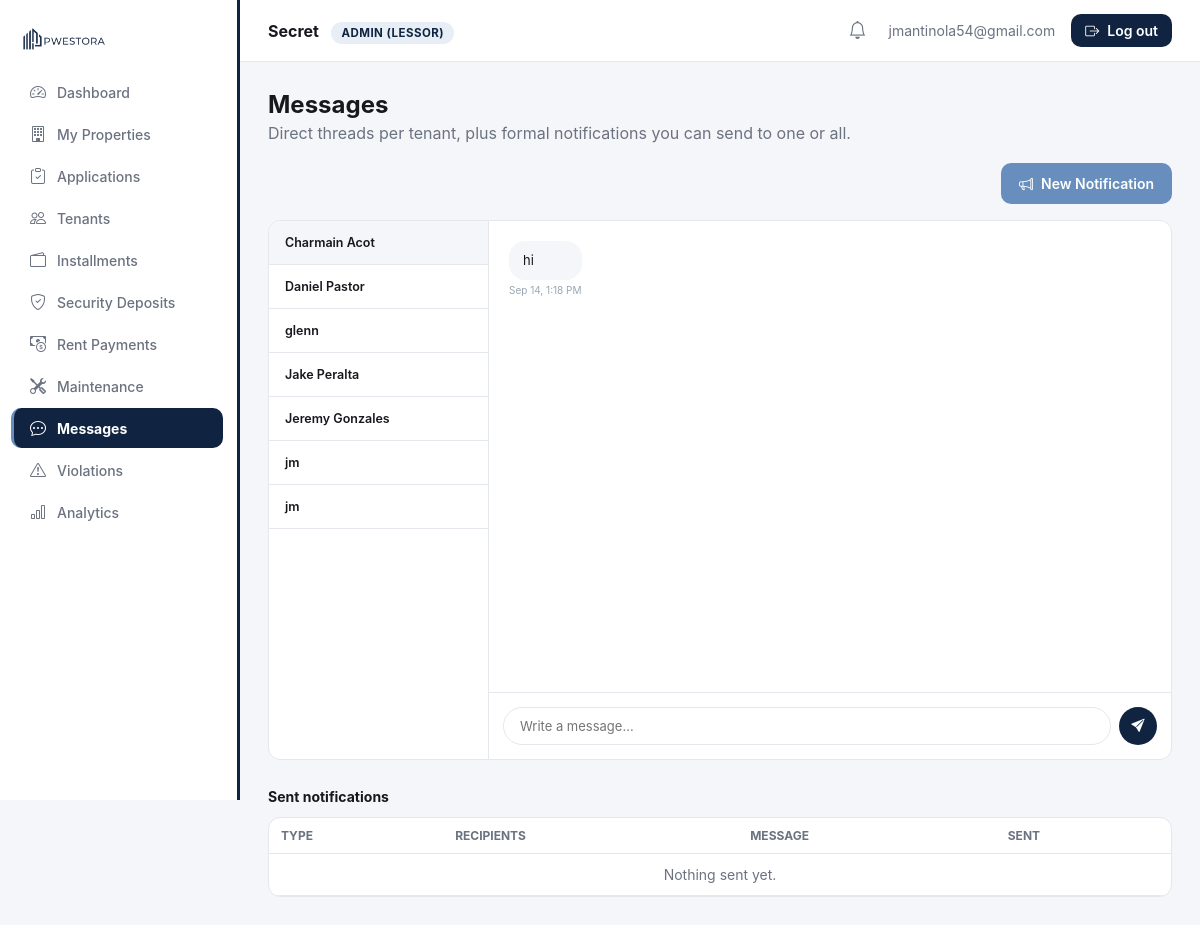
The page /dashboard.php?page=messages (signed in) on the database its author committed.
### tables this page shows
CREATE TABLE `tenants` (
  `id` int(11) NOT NULL,
  `lessor_id` int(11) NOT NULL,
  `property_id` int(11) NOT NULL,
  `application_id` int(11) DEFAULT NULL,
  `lessee_id` int(11) DEFAULT NULL,
  `tenant_name` varchar(150) NOT NULL,
  `unit_label` varchar(100) DEFAULT NULL,
  `created_at` datetime NOT NULL DEFAULT current_timestamp()
);

CREATE TABLE `messages` (
  `id` int(11) NOT NULL,
  `thread_id` int(11) NOT NULL,
  `sender` enum('lessor','tenant') NOT NULL,
  `notice_type` varchar(60) DEFAULT NULL,
  `body` text NOT NULL,
  `sent_at` datetime NOT NULL DEFAULT current_timestamp()
);

### public_html/modules/messages.php (the view, shortened to what this page needs)
<?php
$lessorId = $user['id'];
$tenants = $pdo->prepare('SELECT id, tenant_name FROM tenants WHERE lessor_id = ? ORDER BY tenant_name');
$tenants->execute([$lessorId]);
$tenants = $tenants->fetchAll();
$activeTenantId = isset($_GET['tenant']) ? (int) $_GET['tenant'] : ($tenants[0]['id'] ?? null);
$activeTenant = null;
foreach ($tenants as $t) {
    if ((int) $t['id'] === $activeTenantId) { $activeTenant = $t; break; }
}
$thread = [];
if ($activeTenant) {
    $threadStmt = $pdo->prepare(
        'SELECT m.* FROM messages m
         JOIN message_threads mt ON mt.id = m.thread_id
         WHERE mt.lessor_id = ? AND mt.tenant_id = ?
         ORDER BY m.sent_at ASC'
    );
    $threadStmt->execute([$lessorId, $activeTenantId]);
    $thread = $threadStmt->fetchAll();
}
$sentLog = $pdo->prepare('SELECT * FROM notifications_log WHERE sender_id = ? ORDER BY sent_at DESC LIMIT 20');
$sentLog->execute([$lessorId]);
$sentLog = $sentLog->fetchAll();
?>
<h2 style="margin:0 0 4px;">Messages</h2>
<p style="color:var(--ink-500); margin:0 0 20px;">Direct threads per tenant, plus formal notifications you can send to one or all.</p>
<div style="display:flex; justify-content:flex-end; margin-bottom:16px;">
  <a href="/dashboard.php?page=messages&compose=1<?= $activeTenantId ? '&tenant=' . $activeTenantId : '' ?>"
     class="btn" style="background:var(--accent); color:#fff; display:inline-flex;">
    <i class="bi bi-megaphone"></i> New Notification
  </a>
</div>
<?php if (!$tenants): ?>
  <div class="card"><p style="color:var(--ink-500); font-size:13px; margin:0;">You don't have any active tenants yet — messaging opens up once an application is approved.</p></div>
<?php else: ?>
<div class="chat-shell">
  <div class="chat-sidebar">
    <?php foreach ($tenants as $t): ?>
      <a href="/dashboard.php?page=messages&tenant=<?= $t['id'] ?>" class="chat-tenant-btn <?= $t['id'] == $activeTenantId ? 'active' : '' ?>">
        <p style="font-size:12.5px; font-weight:600; color:var(--ink-900);"><?= htmlspecialchars($t['tenant_name']) ?></p>
      </a>
    <?php endforeach; ?>
  </div>
  <div class="chat-main">
    <div class="chat-messages">
      <?php if (!$thread): ?>
        <p style="font-size:12.5px; color:var(--ink-500);">No messages yet with this tenant.</p>
      <?php else: foreach ($thread as $m): $isMe = $m['sender'] === 'lessor'; ?>
        <div class="chat-bubble-row <?= $isMe ? 'me' : '' ?>">
          <div class="chat-bubble <?= $isMe ? 'me' : 'tenant' ?>">
            <div class="bubble-text"><?= nl2br(htmlspecialchars($m['body'])) ?></div>
            <p class="bubble-time"><?= (new DateTime($m['sent_at']))->format('M j, g:i A') ?></p>
          </div>
        </div>
      <?php endforeach; endif; ?>
    </div>
    <form method="POST" class="chat-input-row">
      <input type="text" name="body" placeholder="Write a message…" required autocomplete="off">
      <button type="submit" class="chat-send-btn"><i class="bi bi-send-fill"></i></button>
    </form>
  </div>
</div>
<?php endif; ?>
<p style="font-weight:700; font-size:14px; margin:28px 0 12px;">Sent notifications</p>
<div class="card" style="padding:0; overflow:hidden;">
  <div class="table-scroll">
  <table>
    <thead><tr><th>Type</th><th>Recipients</th><th>Message</th><th>Sent</th></tr></thead>
    <tbody>
      <?php if (!$sentLog): ?>
        <tr><td colspan="4" style="text-align:center; color:var(--ink-500);">Nothing sent yet.</td></tr>
      <?php else: foreach ($sentLog as $n): ?>
        <tr>
          <td><span class="badge" style="background:var(--accent-soft); color:var(--primary);"><?= htmlspecialchars($n['title']) ?></span></td>
          <td style="color:var(--ink-500);"><?= htmlspecialchars($n['audience']) ?></td>
          <td style="color:var(--ink-500);"><?= htmlspecialchars($n['body']) ?></td>
          <td style="color:var(--ink-500);"><?= (new DateTime($n['sent_at']))->format('M j, g:i A') ?></td>
        </tr>
      <?php endforeach; endif; ?>
    </tbody>
  </table>
  </div>
</div>

### public_html/assets/css/style.css (style rules this page uses)
:root { --primary: #102340; --primary-light: #264875; --accent: #678EBC; --accent-soft: #E7EEF6; --tint: #CCD8E4; --steel: #888F96; --success: #1E8E5A; --success-soft: #E5F5EC; --warning: #E8A33D; --warning-soft: #FCF1E0; --error: #D64545; --error-soft: #FBE9E9; --ink-900: #16181D; --ink-500: #6B7280; --ink-300: #9AA6B5; --border: #E4E7EC; --surface: #FFFFFF; --bg: #F4F6F9; --radius: 12px; --sidebar-w: 240px; }
* { box-sizing: border-box; }
html { -webkit-text-size-adjust: 100%; }
body { margin: 0; font-family: -apple-system, "Segoe UI", Roboto, Helvetica, Arial, sans-serif; background: var(--bg); color: var(--ink-900); -webkit-font-smoothing: antialiased; }
a { text-decoration: none; color: inherit; }
.btn { display: inline-flex; align-items: center; justify-content: center; gap: 8px; padding: 12px 18px; border-radius: 10px; border: none; font-weight: 600; font-size: 14px; cursor: pointer; font-family: inherit; transition: background .15s, transform .05s; }
.card { background: var(--surface); border: 1px solid var(--border); border-radius: var(--radius); padding: 20px; margin-bottom: 20px; }
.table-scroll { width: 100%; overflow-x: auto; -webkit-overflow-scrolling: touch; }
table { width: 100%; border-collapse: collapse; font-size: 14px; min-width: 560px; }
th { text-align: left; color: var(--ink-500); font-size: 12px; text-transform: uppercase; padding: 10px 12px; border-bottom: 1px solid var(--border); white-space: nowrap; }
td { padding: 12px; border-bottom: 1px solid var(--border); }
.chat-shell { display: flex; height: 540px; border: 1px solid var(--border); border-radius: var(--radius); overflow: hidden; background: var(--surface); }
.chat-sidebar { width: 220px; flex-shrink: 0; border-right: 1px solid var(--border); overflow-y: auto; }
.chat-tenant-btn { display: block; width: 100%; text-align: left; padding: 14px 16px; border-bottom: 1px solid var(--border); background: transparent; cursor: pointer; }
.chat-tenant-btn.active { background: var(--bg); }
.chat-tenant-btn p { margin: 0; }
.chat-main { flex: 1; display: flex; flex-direction: column; min-width: 0; }
.chat-messages { flex: 1; overflow-y: auto; padding: 20px; display: flex; flex-direction: column; gap: 12px; }
.chat-bubble-row { display: flex; }
.chat-bubble { max-width: 72%; }
.chat-bubble .bubble-text { padding: 10px 14px; border-radius: 16px; font-size: 13px; line-height: 1.45; }
.chat-bubble.tenant .bubble-text { background: var(--bg); color: var(--ink-900); }
.chat-bubble .bubble-time { font-size: 10px; color: var(--ink-300); margin: 4px 0 0; }
.chat-input-row { display: flex; gap: 8px; padding: 14px; border-top: 1px solid var(--border); }
.chat-input-row input { flex: 1; border-radius: 999px; padding: 10px 16px; border: 1px solid var(--border); font-size: 13px; font-family: inherit; }
.chat-send-btn { width: 38px; height: 38px; border-radius: 50%; background: var(--primary); color: #fff; display: flex; align-items: center; justify-content: center; border: none; cursor: pointer; flex-shrink: 0; }

### rows shown on the page
tenants: tenant_name "Charmain Acot"
tenants: tenant_name "Daniel Pastor"
tenants: tenant_name "glenn"
tenants: tenant_name "Jake Peralta"
tenants: tenant_name "Jeremy Gonzales"
tenants: tenant_name "jm"
tenants: tenant_name "jm"
messages: body "hi", sent_at "Sep 14, 1:18 PM"

### other values the page prints
$item['label'] "Dashboard"
$item['label'] "My Properties"
$item['label'] "Applications"
$item['label'] "Tenants"
$item['label'] "Installments"
$item['label'] "Security Deposits"
$item['label'] "Rent Payments"
$item['label'] "Maintenance"
$item['label'] "Messages"
$item['label'] "Violations"
$item['label'] "Analytics"
$user['company'] ?: $user['name'] "Secret"
$roleLabel "ADMIN (LESSOR)"
$user['email'] "jmantinola54@gmail.com"
